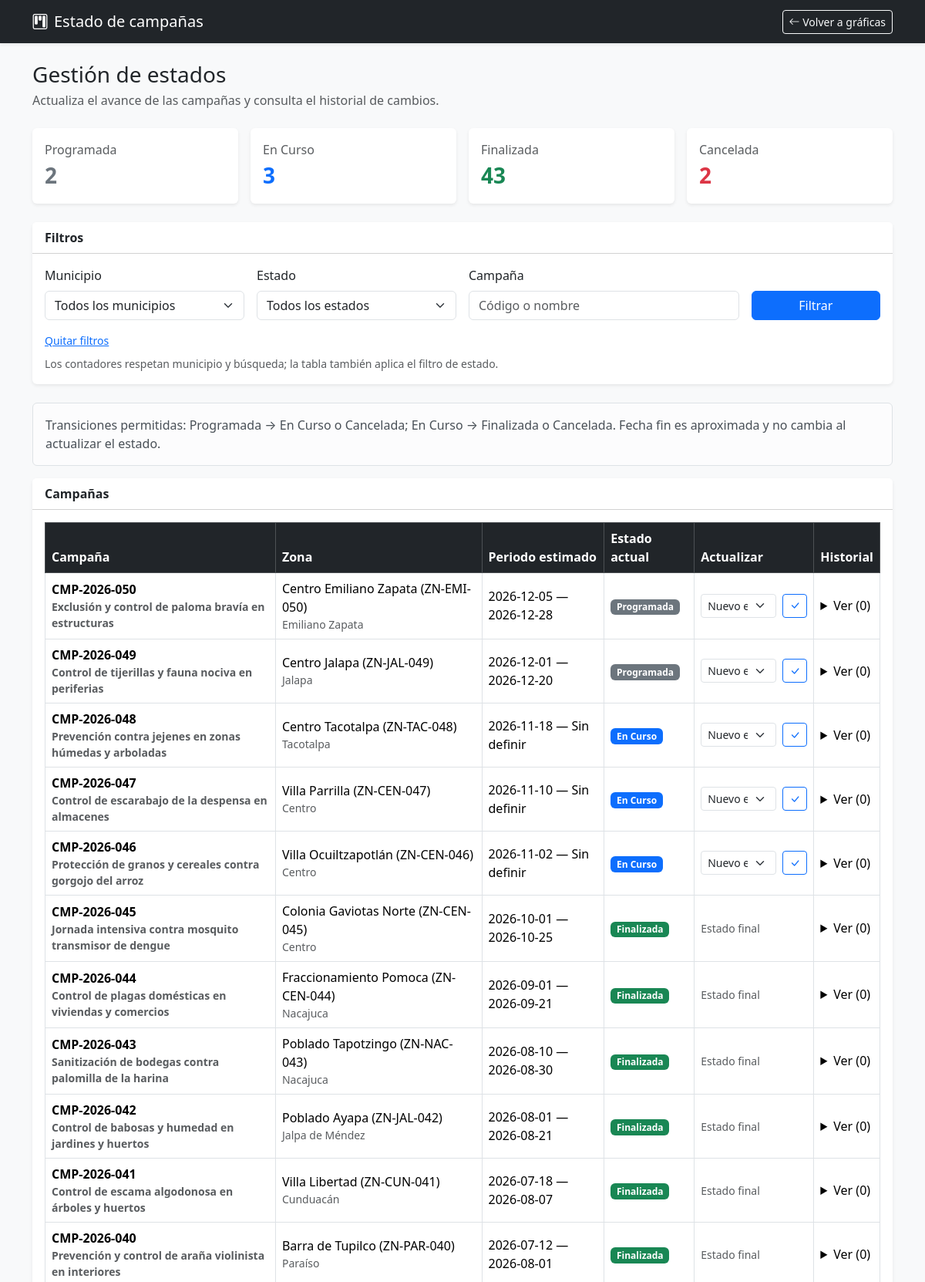
/index.php?modulo=estado_campana (signed in, upper part), run on the app's committed database.
### tables this page shows
CREATE TABLE `campanas` (
  `IdCampana` int(11) NOT NULL AUTO_INCREMENT,
  `CodigoCampana` varchar(50) NOT NULL,
  `NombreCampana` varchar(150) NOT NULL,
  `IdZona` int(11) NOT NULL,
  `FechaInicio` date NOT NULL,
  `FechaFin` date DEFAULT NULL,
  `Estado` enum('Programada','En Curso','Finalizada','Cancelada') DEFAULT 'Programada',
  PRIMARY KEY (`IdCampana`),
  UNIQUE KEY `CodigoCampana` (`CodigoCampana`),
  KEY `fk_campana_zona` (`IdZona`),
  CONSTRAINT `fk_campana_zona` FOREIGN KEY (`IdZona`) REFERENCES `zonas` (`IdZona`) ON UPDATE CASCADE
);

CREATE TABLE `zonas` (
  `IdZona` int(11) NOT NULL AUTO_INCREMENT,
  `CodigoZona` varchar(20) NOT NULL,
  `NombreZona` varchar(150) NOT NULL,
  `Municipio` varchar(100) NOT NULL,
  `Referencias` text NOT NULL,
  `Latitud` decimal(10,8) DEFAULT NULL,
  `Longitud` decimal(11,8) DEFAULT NULL,
  `Estado` enum('Activa','Inactiva') DEFAULT 'Activa',
  `FechaRegistro` timestamp NULL DEFAULT current_timestamp(),
  PRIMARY KEY (`IdZona`),
  UNIQUE KEY `CodigoZona` (`CodigoZona`)
);

### controllers/super/controller.estado_campana.php (called while the page is built, shortened)
<?php
require_once MODEL_PATH . 'admin/model.campana.php';
$modeloCampana = new ModelCampana($conexion);
$estadosPermitidos = ['Programada', 'En Curso', 'Finalizada', 'Cancelada'];
$transicionesPermitidas = [
    'Programada' => ['En Curso', 'Cancelada'],
    'En Curso' => ['Finalizada', 'Cancelada'],
    'Finalizada' => [],
    'Cancelada' => [],
];
$filtros = $_SERVER['REQUEST_METHOD'] === 'POST' ? $_POST : $_GET;
$municipio = isset($filtros['municipio']) && is_string($filtros['municipio'])
    ? trim($filtros['municipio'])
    : '';
$estadoFiltro = isset($filtros['estado']) && is_string($filtros['estado'])
    ? trim($filtros['estado'])
    : '';
$busqueda = isset($filtros['buscar']) && is_string($filtros['buscar'])
    ? trim($filtros['buscar'])
    : '';
$resultadoCampanas = $modeloCampana->obtenerCampanas($municipio, $busqueda);
$campanasBase = $resultadoCampanas->fetch_all(MYSQLI_ASSOC);
$conteosEstado = array_fill_keys($estadosPermitidos, 0);
foreach ($campanasBase as $campana) {
    if (isset($conteosEstado[$campana['Estado']])) {
        $conteosEstado[$campana['Estado']]++;
    }
}
$campanas = $estadoFiltro === ''
    ? $campanasBase
    : array_values(array_filter($campanasBase, static function ($campana) use ($estadoFiltro) {
        return $campana['Estado'] === $estadoFiltro;
    }));
$historialPorCampana = [];
require_once VIEW_PATH . 'super/estado_campana.php';

### models/admin/model.campana.php (called while the page is built, shortened)
<?php
class ModelCampana {
    private $conexion;
    public function __construct($conexion) {
        $this->conexion = $conexion;
    }
    public function obtenerCampanas($municipio = '', $busqueda = '') {
        $stmt = $this->conexion->prepare(
            "SELECT c.IdCampana, c.CodigoCampana, c.NombreCampana, c.FechaInicio, c.FechaFin, c.Estado,
                    z.CodigoZona, z.NombreZona, z.Municipio
             FROM Campanas c
             INNER JOIN Zonas z ON c.IdZona = z.IdZona
             WHERE (? = '' OR z.Municipio = ?)
               AND (? = '' OR c.CodigoCampana LIKE CONCAT('%', ?, '%')
                    OR c.NombreCampana LIKE CONCAT('%', ?, '%'))
             ORDER BY c.IdCampana DESC"
        );
        $stmt->bind_param(
            'sssss',
            $municipio,
            $municipio,
            $busqueda,
            $busqueda,
            $busqueda
        );
        $stmt->execute();
        return $stmt->get_result();
    }
}
?>

### resources/class/class.permissions.php (called while the page is built, shortened)
<?php
final class PermissionPolicy
{
    public static function governs($module)
    {
        return is_string($module)
            && !in_array($module, self::UNMANAGED_MODULES, true);
    }
    public static function can($role, $module, $action)
    {
        $module = self::canonicalModule($module);
        return isset(self::ROLE_ACTIONS[$role])
            && in_array($action, self::ROLE_ACTIONS[$role], true);
    }
    private static function canonicalModule($module)
    {
        return self::MODULE_ALIASES[$module] ?? $module;
    }
}
function appCan($module, $action)
{
    return PermissionPolicy::can(
        $_SESSION['rol'] ?? '',
        $module,
        $action
    );
}

### views/super/estado_campana.php (the view, shortened to what this page needs)
<!DOCTYPE html>
<html lang="es">
<head>
    <link href="https://cdn.jsdelivr.net/npm/bootstrap@5.3.8/dist/css/bootstrap.min.css" rel="stylesheet">
    <link rel="stylesheet" href="https://cdn.jsdelivr.net/npm/bootstrap-icons@1.11.3/font/bootstrap-icons.min.css">
</head>
<body class="bg-light">
    <nav class="navbar navbar-dark bg-dark shadow-sm">
        <div class="container">
            <span class="navbar-brand mb-0"><i class="bi bi-kanban me-2"></i>Estado de campañas</span>
            <a href="<?= BASE_URL ?>index.php?modulo=graficas" class="btn btn-outline-light btn-sm">
                <i class="bi bi-arrow-left"></i> Volver a gráficas
            </a>
        </div>
    </nav>
    <main class="container py-4">
        <header class="mb-4">
            <h1 class="h3 mb-1">Gestión de estados</h1>
            <p class="text-muted mb-0">Actualiza el avance de las campañas y consulta el historial de cambios.</p>
        </header>
        <section class="row g-3 mb-4" aria-label="Resumen de campañas">
            <?php
            $coloresEstado = [
                'Programada' => 'text-secondary',
                'En Curso' => 'text-primary',
                'Finalizada' => 'text-success',
                'Cancelada' => 'text-danger',
            ];
            ?>
            <?php foreach ($estadosPermitidos as $estado): ?>
                <div class="col-sm-6 col-xl-3">
                    <article class="card border-0 shadow-sm h-100">
                        <div class="card-body">
                            <div class="text-muted"><?= htmlspecialchars($estado, ENT_QUOTES, 'UTF-8') ?></div>
                            <div class="fs-3 fw-bold <?= $coloresEstado[$estado] ?>"><?= number_format($conteosEstado[$estado]) ?></div>
                        </div>
                    </article>
                </div>
            <?php endforeach; ?>
        </section>
        <section class="card border-0 shadow-sm mb-4">
            <div class="card-header bg-white fw-semibold">Filtros</div>
            <div class="card-body">
                <form action="<?= BASE_URL ?>index.php" method="GET" class="row g-3 align-items-end">
                    <div class="col-md-6 col-xl-3">
                        <label class="form-label" for="municipio">Municipio</label>
                        <select class="form-select" id="municipio" name="municipio">
                            <option value="">Todos los municipios</option>
                        </select>
                    </div>
                    <div class="col-md-6 col-xl-3">
                        <label class="form-label" for="estado">Estado</label>
                        <select class="form-select" id="estado" name="estado">
                            <option value="">Todos los estados</option>
                        </select>
                    </div>
                    <div class="col-md-8 col-xl-4">
                        <label class="form-label" for="buscar">Campaña</label>
                        <input class="form-control" type="search" id="buscar" name="buscar" value="<?= htmlspecialchars($busqueda, ENT_QUOTES, 'UTF-8') ?>" placeholder="Código o nombre">
                    </div>
                    <div class="col-md-4 col-xl-2">
                        <button class="btn btn-primary w-100" type="submit">Filtrar</button>
                    </div>
                </form>
                <a class="small d-inline-block mt-3" href="<?= BASE_URL ?>index.php?modulo=estado_campana">Quitar filtros</a>
                <p class="small text-muted mt-2 mb-0">
                    Los contadores respetan municipio y búsqueda; la tabla también aplica el filtro de estado.
                </p>
            </div>
        </section>
        <div class="alert alert-light border" role="note">
            Transiciones permitidas: Programada → En Curso o Cancelada; En Curso → Finalizada o Cancelada.
            Fecha fin es aproximada y no cambia al actualizar el estado.
        </div>
        <section class="card border-0 shadow-sm mb-4">
            <div class="card-header bg-white fw-semibold">Campañas</div>
            <div class="card-body">
                <div class="table-responsive">
                    <table class="table table-bordered table-hover bg-white align-middle mb-0">
                        <thead class="table-dark">
                            <tr>
                                <th scope="col">Campaña</th>
                                <th scope="col">Zona</th>
                                <th scope="col">Periodo estimado</th>
                                <th scope="col">Estado actual</th>
                                <th scope="col">Actualizar</th>
                                <th scope="col">Historial</th>
                            </tr>
                        </thead>
                        <tbody>
                            <?php if ($campanas): ?>
                                <?php foreach ($campanas as $campana): ?>
                                    <?php
                                    $idCampanaActual = (int) $campana['IdCampana'];
                                    $estadoActual = $campana['Estado'];
                                    $estadosSiguientes = $transicionesPermitidas[$estadoActual] ?? [];
                                    $claseEstado = [
                                        'Programada' => 'secondary',
                                        'En Curso' => 'primary',
                                        'Finalizada' => 'success',
                                        'Cancelada' => 'danger',
                                    ][$estadoActual] ?? 'secondary';
                                    $historialCampana = $historialPorCampana[$idCampanaActual] ?? [];
                                    ?>
                                    <tr>
                                        <th scope="row">
                                            <div><?= htmlspecialchars($campana['CodigoCampana'], ENT_QUOTES, 'UTF-8') ?></div>
                                            <div class="small text-muted"><?= htmlspecialchars($campana['NombreCampana'], ENT_QUOTES, 'UTF-8') ?></div>
                                        </th>
                                        <td>
                                            <div><?= htmlspecialchars($campana['NombreZona'] . ' (' . $campana['CodigoZona'] . ')', ENT_QUOTES, 'UTF-8') ?></div>
                                            <div class="small text-muted"><?= htmlspecialchars($campana['Municipio'], ENT_QUOTES, 'UTF-8') ?></div>
                                        </td>
                                        <td>
                                            <?= htmlspecialchars($campana['FechaInicio'], ENT_QUOTES, 'UTF-8') ?>
                                            —
                                            <?= htmlspecialchars($campana['FechaFin'] ?? 'Sin definir', ENT_QUOTES, 'UTF-8') ?>
                                        </td>
                                        <td>
                                            <span class="badge text-bg-<?= $claseEstado ?>"><?= htmlspecialchars($estadoActual, ENT_QUOTES, 'UTF-8') ?></span>
                                        </td>
                                        <td>
                                            <?php if (appCan('estado_campana', 'modificar') && $estadosSiguientes): ?>
                                                <form action="<?= BASE_URL ?>index.php" method="POST" class="d-flex gap-2">
                                                    <select class="form-select form-select-sm" name="estado_campana" aria-label="Nuevo estado para <?= htmlspecialchars($campana['CodigoCampana'], ENT_QUOTES, 'UTF-8') ?>" required>
                                                        <option value="">Nuevo estado</option>
                                                    </select>
                                                    <button class="btn btn-sm btn-outline-primary" type="submit" aria-label="Actualizar <?= htmlspecialchars($campana['CodigoCampana'], ENT_QUOTES, 'UTF-8') ?>">
                                                        <i class="bi bi-check-lg"></i>
                                                    </button>
                                                </form>
                                            <?php elseif (!$estadosSiguientes): ?>
                                                <span class="small text-muted">Estado final</span>
                                            <?php else: ?>
                                                <span class="small text-muted">Sin permiso</span>
                                            <?php endif; ?>
                                        </td>
                                        <td>
                                            <details>
                                                <summary>Ver (<?= count($historialCampana) ?>)</summary>
                                            </details>
                                        </td>
                                    </tr>
                                <?php endforeach; ?>
                            <?php else: ?>
                                <tr><td colspan="6" class="text-center text-muted">No hay campañas que coincidan con los filtros.</td></tr>
                            <?php endif; ?>
                        </tbody>
                    </table>
                </div>
            </div>
        </section>
    </main>
</body>
</html>

### data on the page
campanas: CodigoCampana "CMP-2026-050", NombreCampana "Exclusión y control de paloma bravía en estructuras", IdZona.CodigoZona "Centro Emiliano Zapata (ZN-EMI-050)", IdZona.Municipio "Emiliano Zapata", FechaInicio "2026-12-05", FechaFin "2026-12-28", Estado "Programada", IdCampana "0"
campanas: CodigoCampana "CMP-2026-049", NombreCampana "Control de tijerillas y fauna nociva en periferias", IdZona.CodigoZona "Centro Jalapa (ZN-JAL-049)", IdZona.Municipio "Jalapa", FechaInicio "2026-12-01", FechaFin "2026-12-20", Estado "Programada", IdCampana "0"
campanas: CodigoCampana "CMP-2026-048", NombreCampana "Prevención contra jejenes en zonas húmedas y arboladas", IdZona.CodigoZona "Centro Tacotalpa (ZN-TAC-048)", IdZona.Municipio "Tacotalpa", FechaInicio "2026-11-18", FechaFin "Sin definir", Estado "En Curso", IdCampana "0"
campanas: CodigoCampana "CMP-2026-047", NombreCampana "Control de escarabajo de la despensa en almacenes", IdZona.CodigoZona "Villa Parrilla (ZN-CEN-047)", IdZona.Municipio "Centro", FechaInicio "2026-11-10", FechaFin "Sin definir", Estado "En Curso", IdCampana "0"
campanas: CodigoCampana "CMP-2026-046", NombreCampana "Protección de granos y cereales contra gorgojo del arroz", IdZona.CodigoZona "Villa Ocuiltzapotlán (ZN-CEN-046)", IdZona.Municipio "Centro", FechaInicio "2026-11-02", FechaFin "Sin definir", Estado "En Curso", IdCampana "0"
campanas: CodigoCampana "CMP-2026-045", NombreCampana "Jornada intensiva contra mosquito transmisor de dengue", IdZona.CodigoZona "Colonia Gaviotas Norte (ZN-CEN-045)", IdZona.Municipio "Centro", FechaInicio "2026-10-01", FechaFin "2026-10-25", Estado "Finalizada", shows "Estado final", IdCampana "0"
campanas: CodigoCampana "CMP-2026-044", NombreCampana "Control de plagas domésticas en viviendas y comercios", IdZona.CodigoZona "Fraccionamiento Pomoca (ZN-CEN-044)", IdZona.Municipio "Nacajuca", FechaInicio "2026-09-01", FechaFin "2026-09-21", Estado "Finalizada", shows "Estado final", IdCampana "0"
campanas: CodigoCampana "CMP-2026-043", NombreCampana "Sanitización de bodegas contra palomilla de la harina", IdZona.CodigoZona "Poblado Tapotzingo (ZN-NAC-043)", IdZona.Municipio "Nacajuca", FechaInicio "2026-08-10", FechaFin "2026-08-30", Estado "Finalizada", shows "Estado final", IdCampana "0"
campanas: CodigoCampana "CMP-2026-042", NombreCampana "Control de babosas y humedad en jardines y huertos", IdZona.CodigoZona "Poblado Ayapa (ZN-JAL-042)", IdZona.Municipio "Jalpa de Méndez", FechaInicio "2026-08-01", FechaFin "2026-08-21", Estado "Finalizada", shows "Estado final", IdCampana "0"
campanas: CodigoCampana "CMP-2026-041", NombreCampana "Control de escama algodonosa en árboles y huertos", IdZona.CodigoZona "Villa Libertad (ZN-CUN-041)", IdZona.Municipio "Cunduacán", FechaInicio "2026-07-18", FechaFin "2026-08-07", Estado "Finalizada", shows "Estado final", IdCampana "0"
campanas: CodigoCampana "CMP-2026-040", NombreCampana "Prevención y control de araña violinista en interiores", IdZona.CodigoZona "Barra de Tupilco (ZN-PAR-040)", IdZona.Municipio "Paraíso", FechaInicio "2026-07-12", FechaFin "2026-08-01", Estado "Finalizada", shows "Estado final", IdCampana "0"

### other printed values
$estado "Programada"
$conteosEstado[$estado] "2"
$estado "En Curso"
$conteosEstado[$estado] "3"
$estado "Finalizada"
$conteosEstado[$estado] "43"
$estado "Cancelada"
